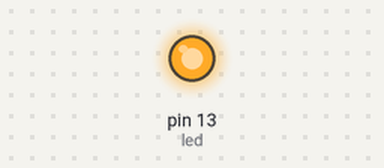
Bench run of a sketch on a simulated Arduino Uno, built with avr-gcc and run on an emulated ATmega328P. Shown: output pins drawn as LEDs (lit = HIGH).

Above: at 0.1 s.
Timing chart, 0 to 1.6 s (numbered marks = the images above):
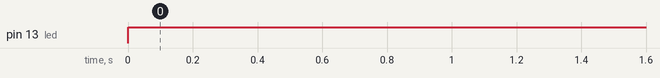

The sketch:

DigitalReadSerial.ino
```cpp
#define CMD_SHOOT 0x01

// digital pin 2 has a pushbutton attached to it. Give it a name:
int led = 13;
bool state = true;

// the setup routine runs once when you press reset:
void setup() {
  // initialize serial communication at 9600 bits per second:
  Serial.begin(115200);
  pinMode(led, OUTPUT);

}

// the loop routine runs over and over again forever:
void loop() {

  if(Serial.available() > 1){
    char c = Serial.read();
    char n = Serial.read();
    if(c == CMD_SHOOT && n == 0x0A){
      state = !state;
    }
  }

  digitalWrite(led, state);
}
```

Measured:
- by itself, pin 13 (led): LOW → HIGH at 0.00 s
